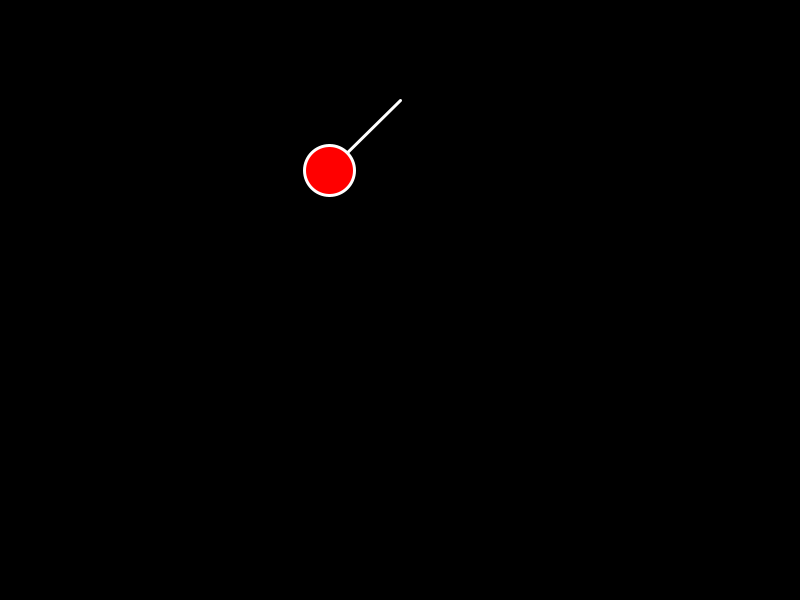
Frame 1 (no input)
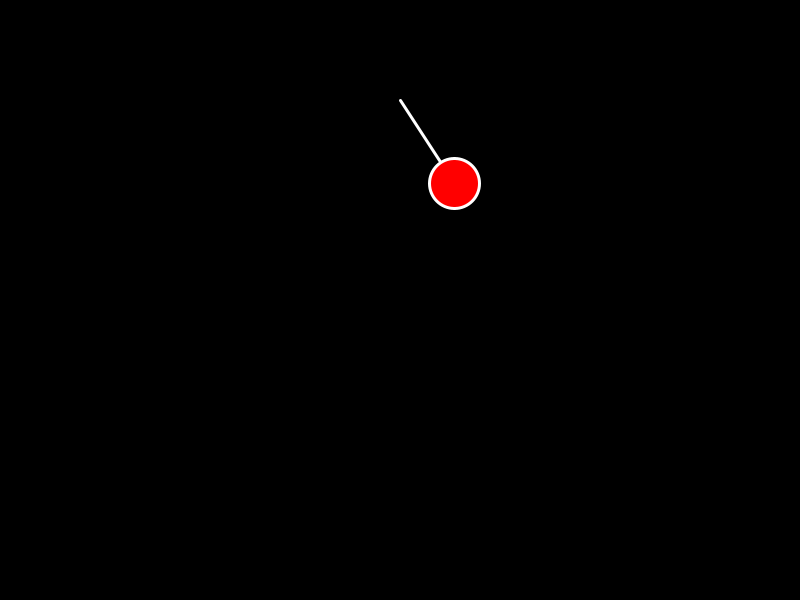
Frame 60 (the mouse pressed at the canvas centre just before this capture)
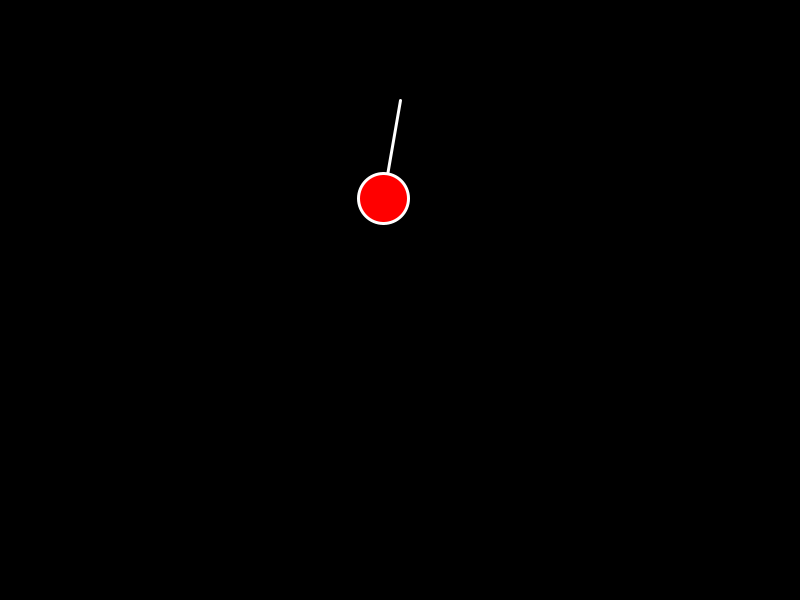
Frame 120 (the mouse held since frame 60 and released just before this capture)

The Processing sketch that drew these frames (run headless with seeded random() and noise(); from frame 60 on, the mouse is pressed at the canvas centre):

// Processing sketch: simplependulum
// ── simplependulum.pde
import java.util.*;

Pendulum pendulum = new Pendulum(1, 3);
Pendulum pendulum2 = new Pendulum(4, 3);
PVector base = new PVector(400, 100);


void setup(){
  size(800, 600);
  
  stroke(255);
  strokeWeight(3);
  
  
}



void draw(){
  background(0);
  
  pendulum.drawPendulum(base);
  pendulum.simulatePendulum();
  
  
}

// ── Pendulum.pde

class Pendulum{
  
  int len;
  int mass;
  
  
  float angle;
  float vAngle = 0;
  float aAngle = 0;
  
  Pendulum(int ilen, int imass){
    len = ilen * 100;
    mass = imass;
    angle = PI/4;
  }
  
  void drawPendulum(PVector base){
    PVector arm = PVector.fromAngle(angle+PI/2).mult(len);
    PVector pos = PVector.add(arm, base);
    
    line(base.x, base.y, pos.x, pos.y);
    fill(255, 0, 0);
    circle(pos.x, pos.y, 50);
  }
  
  void movePendulum(){
    vAngle += aAngle;
    angle += vAngle;
  }
  
  void simulatePendulum(){
    
    //find force of grav
    float gravForce = mass * 9.8;
    //find magnitude of force perpendicular to arm
    float penForce = gravForce * sin(angle);
    //calculate radial acceleration
    float radAcc = penForce/mass;
    //convert to rad/frame & adjust direction
    aAngle = (float) ( Math.sqrt( abs(radAcc/(len/100)) ) )/60;
    if(radAcc != 0) {
      aAngle = aAngle * -(radAcc/abs(radAcc));
    } else {
      aAngle = 0;
    }
    
    movePendulum();
  }
  
  
}
